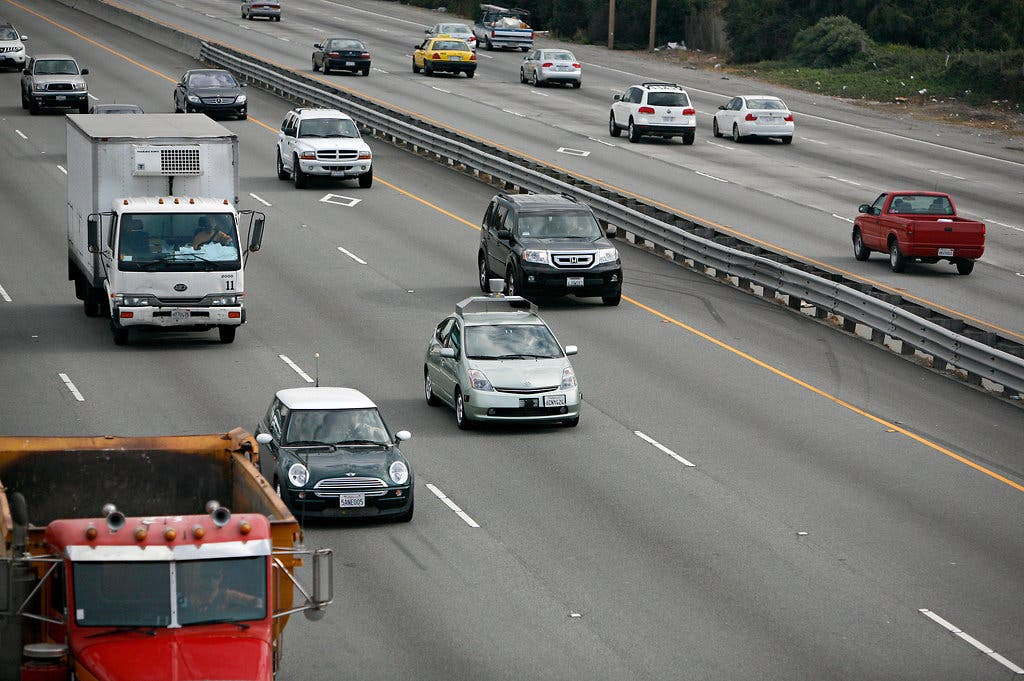
%> input picture Assignment 3/code/data/car1.jpg, 1024 x 681 px
$ octave --eval "result = mygradient(rgb2gray(imread('data/car1.jpg')));"   (GNU Octave 9; MATLAB toolbox functions it lacks are replaced by stand-ins)
%> lines starting %> are read from the running program, lines starting %| are printed output that depends on the picture
function [mag,ori] = mygradient(I)
%
% compute image gradient magnitude and orientation at each pixel
%
%
assert(ndims(I)==2,'input image should be grayscale');

sobel_y = (-1)*fspecial('sobel');
sobel_x = sobel_y';

dx = imfilter(I, sobel_x, 'replicate');
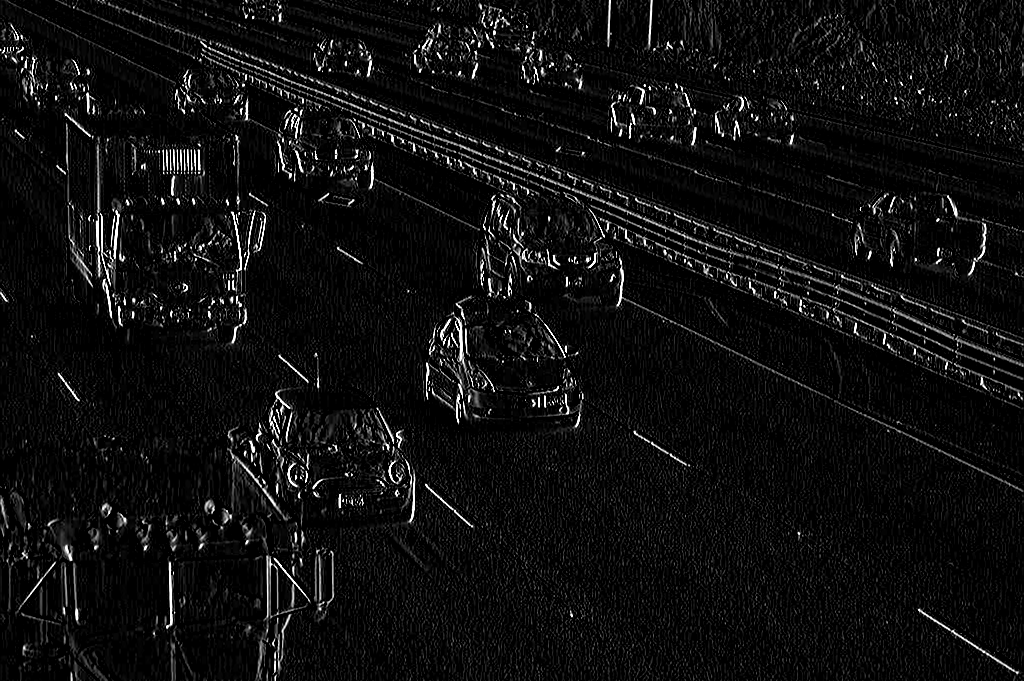
%> dx: size 681x1024 uint8; min 0, max 255, mean 15.2
dy = imfilter(I, sobel_y, 'replicate');
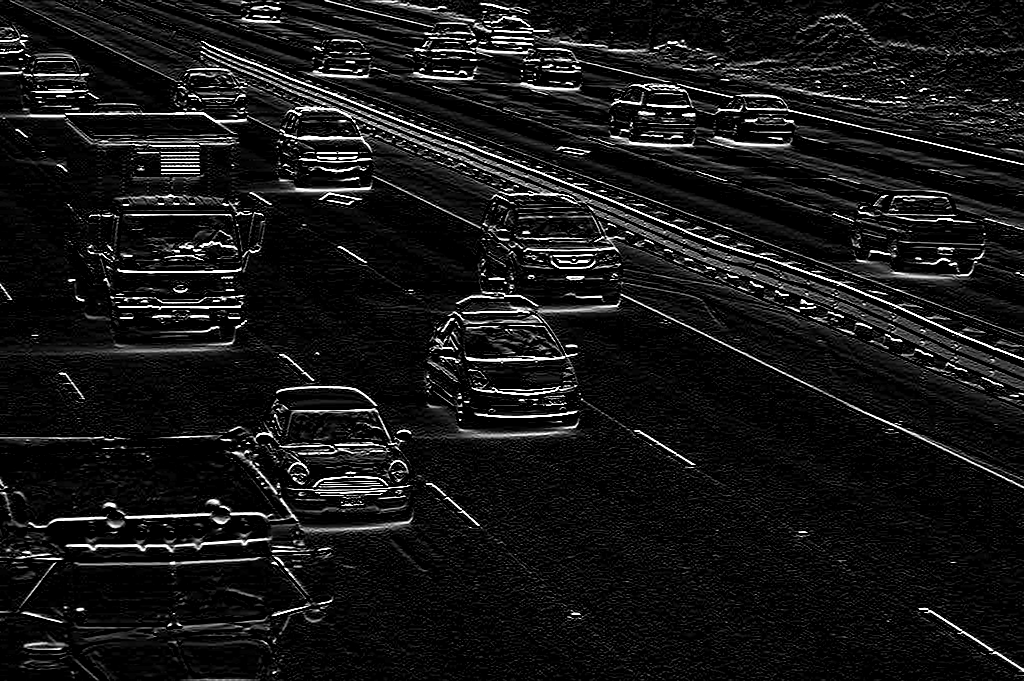
%> dy: size 681x1024 uint8; min 0, max 255, mean 22.9

mag = sqrt(dx.^2 + dy.^2);
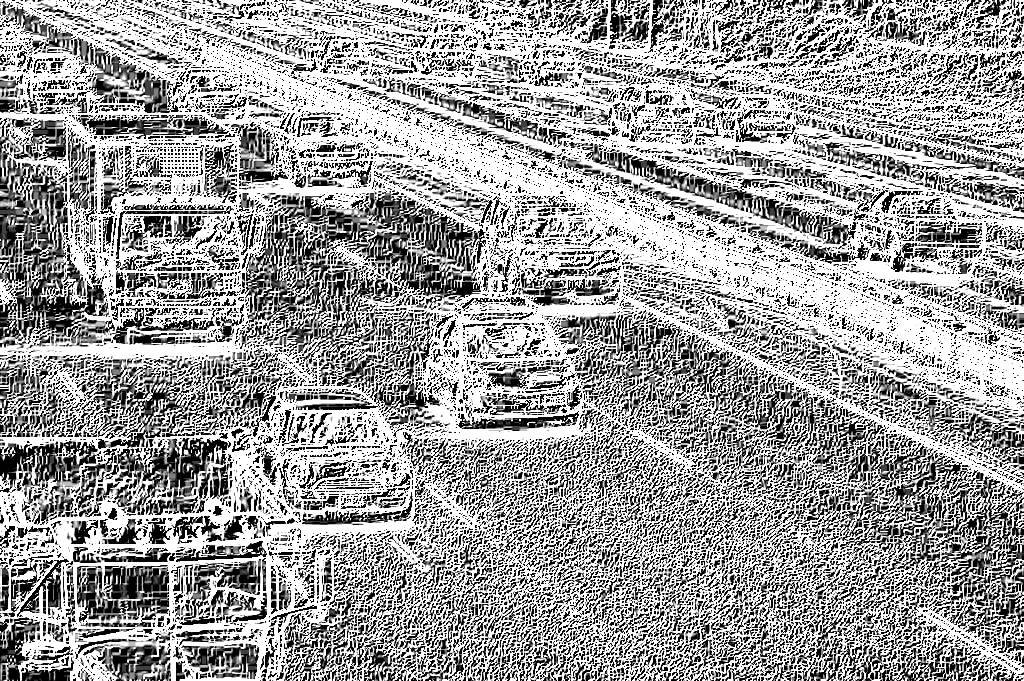
%> mag: size 681x1024 double; min 0, max 15.97, mean 9.9; drawn with min black and max white
ori = atan2(dy, dx);
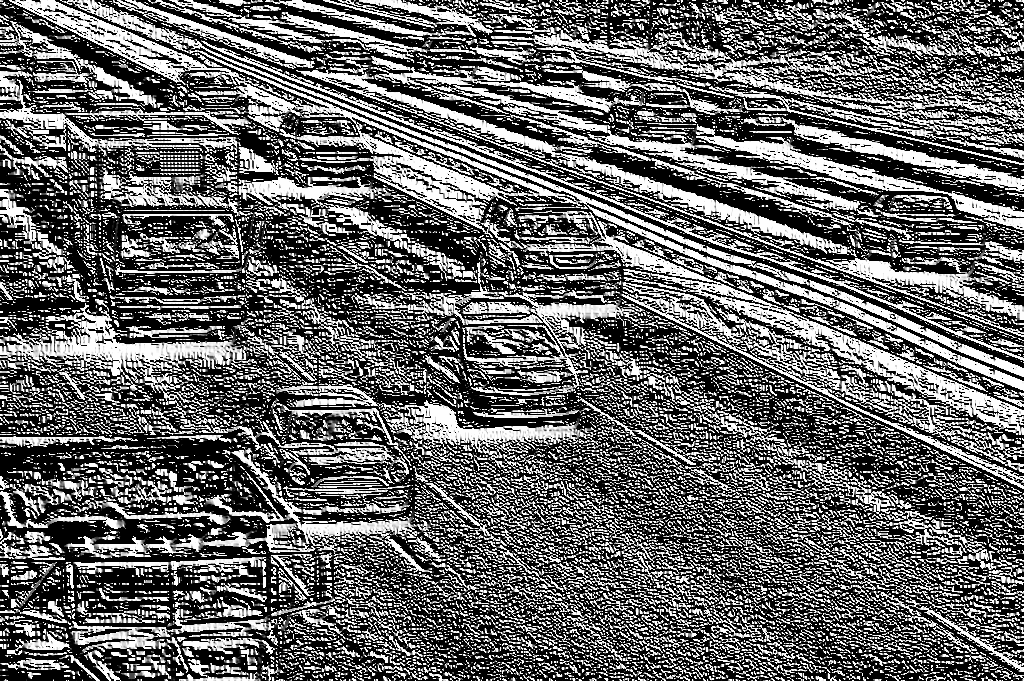
%> ori: size 681x1024 double; min 0, max 1.57, mean 0.636; drawn with min black and max white

assert(all(size(mag)==size(I)),'gradient magnitudes should be same size as input image');
assert(all(size(ori)==size(I)),'gradient orientations should be same size as input image');

figure;
colorbar;
colormap jet;
imagesc(mag);
title('Magnitude');

figure;
imagesc(ori);
colorbar;
colormap hsv;
title('Orientation');

end
